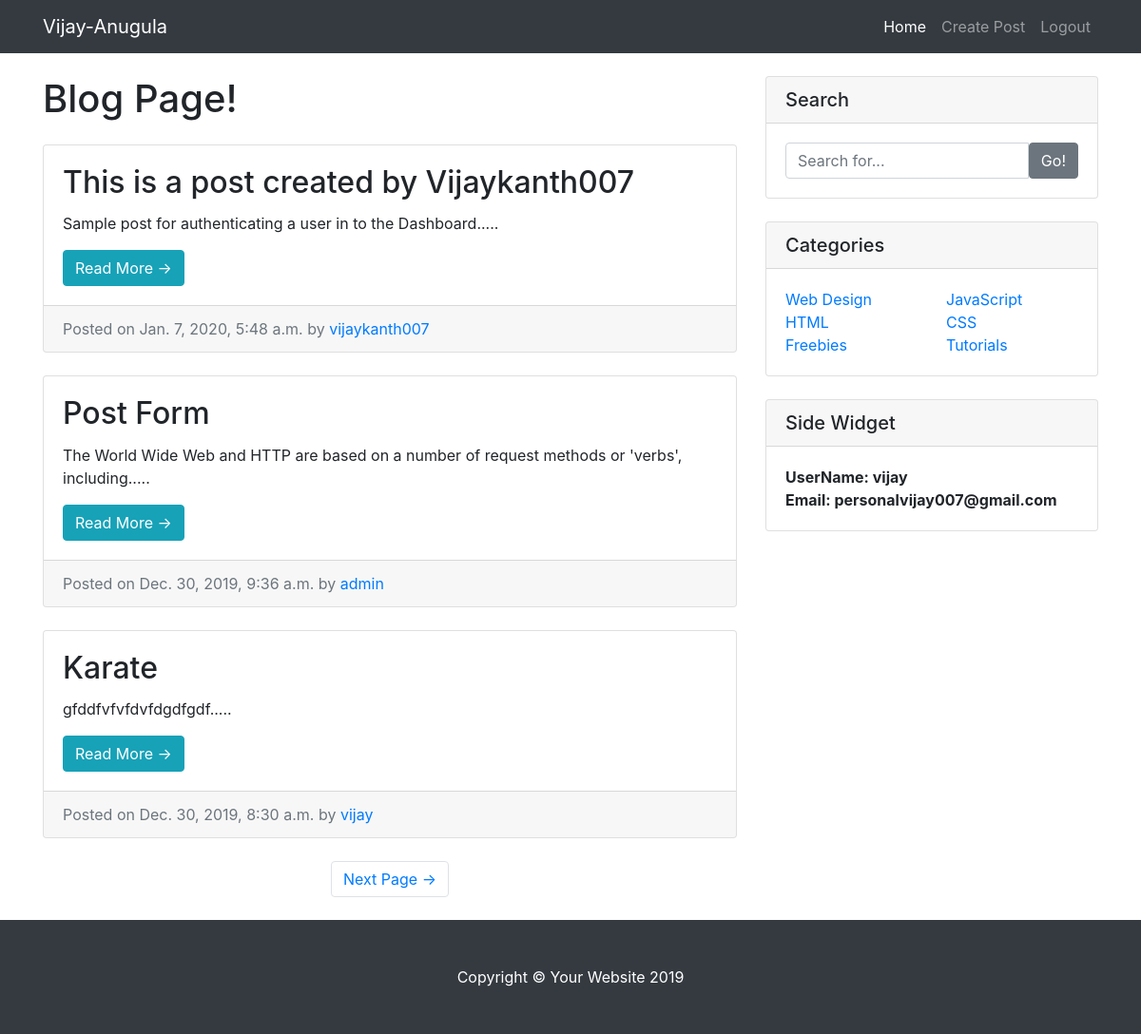
Screenshot of / (signed in) with the database file from the repository.
### myapp/models.py (models this page shows, shortened)
class Entry(models.Model):
    title = models.CharField(max_length=100)
    body = models.TextField()
    date = models.DateTimeField(auto_now_add=True)
    author = models.ForeignKey(User, on_delete=models.CASCADE)
    def get_body(self):
        return self.body[:90] + '.....'

### myapp/views.py (the view)
# urls.py: path('',HomeView.as_view(), name='home'),
class HomeView(ListView):
    model = Entry
    template_name = 'list.html'
    ordering = ['-date']
    paginate_by = 3
    context_object_name = 'object'

### templates/list.html (shortened to what this page needs)
{% extends 'base.html' %}
{% block content %}
<div class="container">
    <div class="row">
        <div class="col-md-8">
            <h1 class="my-4">Blog Page!
            </h1>
            {% for data in object %}
            <div class="card mb-4">
                <div class="card-body">
                    <h2 class="card-title">{{data.title}}</h2>
                    <p class="card-text">{{data.get_body}}</p>
                    <a href="{% url 'myapp:detail' data.pk %}" class="btn btn-info">Read More &rarr;</a>
                </div>
                <div class="card-footer text-muted">
                    Posted on {{data.date}} by
                    <a href="#">{{data.author}}</a>
                </div>
            </div>
            {% endfor %}
            {% if is_paginated %}
            <ul class="pagination justify-content-center mb-4">
                {% if page_obj.has_next %}
                <li class="page-item">
                    <a class="page-link" href="?page={{ page_obj.next_page_number}}">Next Page &rarr;</a>
                </li>
                {% endif %}
            </ul>
            {% endif %}
        </div>
        <div class="col-md-4">
            <div class="card my-4">
                <h5 class="card-header">Search</h5>
                <div class="card-body">
                    <div class="input-group">
                        <input type="text" name="q" class="form-control" placeholder="Search for...">
                        <span class="input-group-btn">
                <button  class="btn btn-secondary" type="submit">Go!</button>
              </span>
                    </div>
                </div>
            </div>
            <div class="card my-4">
                <h5 class="card-header">Categories</h5>
                <div class="card-body">
                    <div class="row">
                        <div class="col-lg-6">
                            <ul class="list-unstyled mb-0">
                                <li>
                                    <a href="#">Web Design</a>
                                </li>
                                <li>
                                    <a href="#">HTML</a>
                                </li>
                                <li>
                                    <a href="#">Freebies</a>
                                </li>
                            </ul>
                        </div>
                        <div class="col-lg-6">
                            <ul class="list-unstyled mb-0">
                                <li>
                                    <a href="#">JavaScript</a>
                                </li>
                                <li>
                                    <a href="#">CSS</a>
                                </li>
                                <li>
                                    <a href="#">Tutorials</a>
                                </li>
                            </ul>
                        </div>
                    </div>
                </div>
            </div>
            <div class="card my-4">
                <h5 class="card-header">Side Widget</h5>
                <div class="card-body">
                  <strong> UserName: {{ user.username}} </strong> <br/>
                    <strong>Email: {{ user.email }}</strong>
                </div>
            </div>
        </div>
    </div>
</div>
{% endblock %}

### static/css/blog-home.css (style rules this page uses)
body { padding-top: 56px; }

### rows the page displays
Entry: title "This is a post created by Vijaykanth007", get_body "Sample post for authenticating a user in to the Dashboard.....", date "Jan. 7, 2020, 5:48 a.m.", author "vijaykanth007"
Entry: title "Post Form", get_body "The World Wide Web and HTTP are based on a number of request methods or 'verbs', including.....", date "Dec. 30, 2019, 9:36 a.m.", author "admin"
Entry: title "Karate", get_body "gfddfvfvfdvfdgdfgdf.....", date "Dec. 30, 2019, 8:30 a.m.", author "vijay"

### other values shown
{{ user.username }} "vijay"
{{ user.email }} "personalvijay007@gmail.com"
